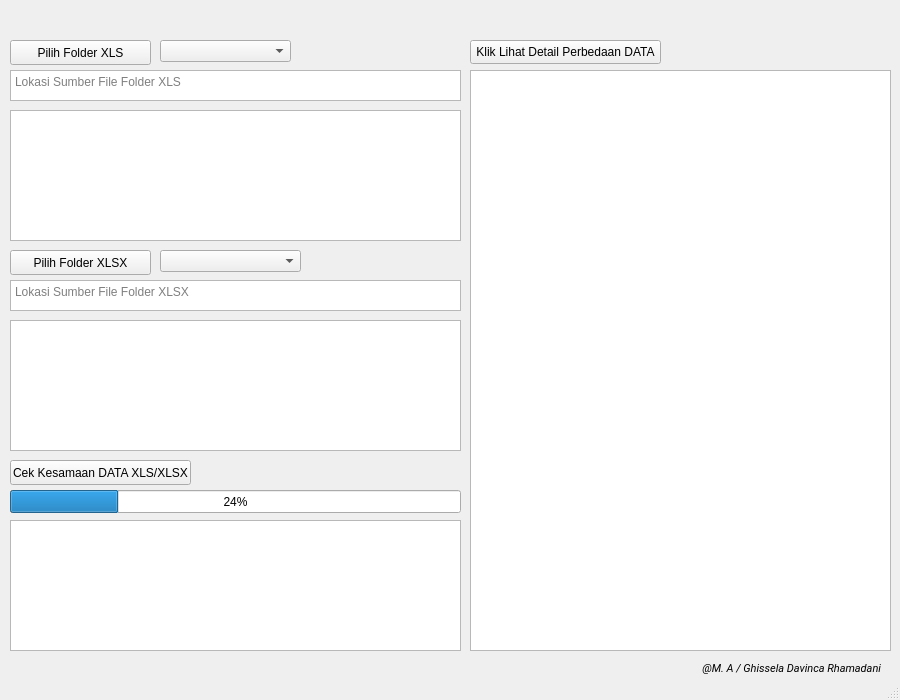
<?xml version="1.0" encoding="UTF-8"?>
<ui version="4.0">
 <class>MainWindow</class>
 <widget class="QMainWindow" name="MainWindow">
  <property name="geometry">
   <rect>
    <x>0</x>
    <y>0</y>
    <width>900</width>
    <height>700</height>
   </rect>
  </property>
  <property name="minimumSize">
   <size>
    <width>0</width>
    <height>700</height>
   </size>
  </property>
  <property name="windowTitle">
   <string>Cek Kesamaan DATA xls dan xlsx</string>
  </property>
  <widget class="QWidget" name="centralwidget">
   <widget class="QPushButton" name="cekValidasi_btn">
    <property name="geometry">
     <rect>
      <x>10</x>
      <y>460</y>
      <width>181</width>
      <height>25</height>
     </rect>
    </property>
    <property name="text">
     <string>Cek Kesamaan DATA XLS/XLSX</string>
    </property>
   </widget>
   <widget class="QPushButton" name="lokasiFolderSumberXLS">
    <property name="geometry">
     <rect>
      <x>10</x>
      <y>40</y>
      <width>141</width>
      <height>25</height>
     </rect>
    </property>
    <property name="text">
     <string>Pilih Folder XLS</string>
    </property>
   </widget>
   <widget class="QTextBrowser" name="text_lokasisumberfilesxls">
    <property name="geometry">
     <rect>
      <x>10</x>
      <y>70</y>
      <width>451</width>
      <height>31</height>
     </rect>
    </property>
    <property name="placeholderText">
     <string>Lokasi Sumber File Folder XLS</string>
    </property>
   </widget>
   <widget class="QListWidget" name="listItems_FilesSumber_xls">
    <property name="geometry">
     <rect>
      <x>10</x>
      <y>110</y>
      <width>451</width>
      <height>131</height>
     </rect>
    </property>
   </widget>
   <widget class="QPushButton" name="lokasiFolderSumberXLSX">
    <property name="geometry">
     <rect>
      <x>10</x>
      <y>250</y>
      <width>141</width>
      <height>25</height>
     </rect>
    </property>
    <property name="text">
     <string>Pilih Folder XLSX</string>
    </property>
   </widget>
   <widget class="QTextBrowser" name="text_lokasitujuanfilesxlsx">
    <property name="geometry">
     <rect>
      <x>10</x>
      <y>280</y>
      <width>451</width>
      <height>31</height>
     </rect>
    </property>
    <property name="placeholderText">
     <string>Lokasi Sumber File Folder XLSX</string>
    </property>
   </widget>
   <widget class="QListWidget" name="listItems_FilesSumber_xlsx">
    <property name="geometry">
     <rect>
      <x>10</x>
      <y>320</y>
      <width>451</width>
      <height>131</height>
     </rect>
    </property>
   </widget>
   <widget class="QPushButton" name="detailDifferendData_btn">
    <property name="geometry">
     <rect>
      <x>470</x>
      <y>40</y>
      <width>191</width>
      <height>24</height>
     </rect>
    </property>
    <property name="text">
     <string>Klik Lihat Detail Perbedaan DATA</string>
    </property>
   </widget>
   <widget class="QComboBox" name="comboBox_dtsheet_xlsx">
    <property name="geometry">
     <rect>
      <x>160</x>
      <y>250</y>
      <width>141</width>
      <height>22</height>
     </rect>
    </property>
   </widget>
   <widget class="QTableView" name="tableView_outputDiffData">
    <property name="geometry">
     <rect>
      <x>470</x>
      <y>70</y>
      <width>421</width>
      <height>581</height>
     </rect>
    </property>
   </widget>
   <widget class="QComboBox" name="comboBox_dtsheet_xls">
    <property name="geometry">
     <rect>
      <x>160</x>
      <y>40</y>
      <width>131</width>
      <height>22</height>
     </rect>
    </property>
   </widget>
   <widget class="QListView" name="listView_itemsOutputs">
    <property name="geometry">
     <rect>
      <x>10</x>
      <y>520</y>
      <width>451</width>
      <height>131</height>
     </rect>
    </property>
   </widget>
   <widget class="QProgressBar" name="progressBar">
    <property name="geometry">
     <rect>
      <x>10</x>
      <y>490</y>
      <width>451</width>
      <height>23</height>
     </rect>
    </property>
    <property name="value">
     <number>24</number>
    </property>
   </widget>
   <widget class="QLabel" name="label_copyright">
    <property name="geometry">
     <rect>
      <x>580</x>
      <y>660</y>
      <width>301</width>
      <height>16</height>
     </rect>
    </property>
    <property name="font">
     <font>
      <family>Roboto</family>
      <pointsize>8</pointsize>
      <italic>true</italic>
      <bold>false</bold>
     </font>
    </property>
    <property name="text">
     <string>@M. A / Ghissela Davinca Rhamadani</string>
    </property>
    <property name="alignment">
     <set>Qt::AlignRight|Qt::AlignTrailing|Qt::AlignVCenter</set>
    </property>
   </widget>
  </widget>
  <widget class="QStatusBar" name="statusbar"/>
 </widget>
 <resources/>
 <connections/>
</ui>
